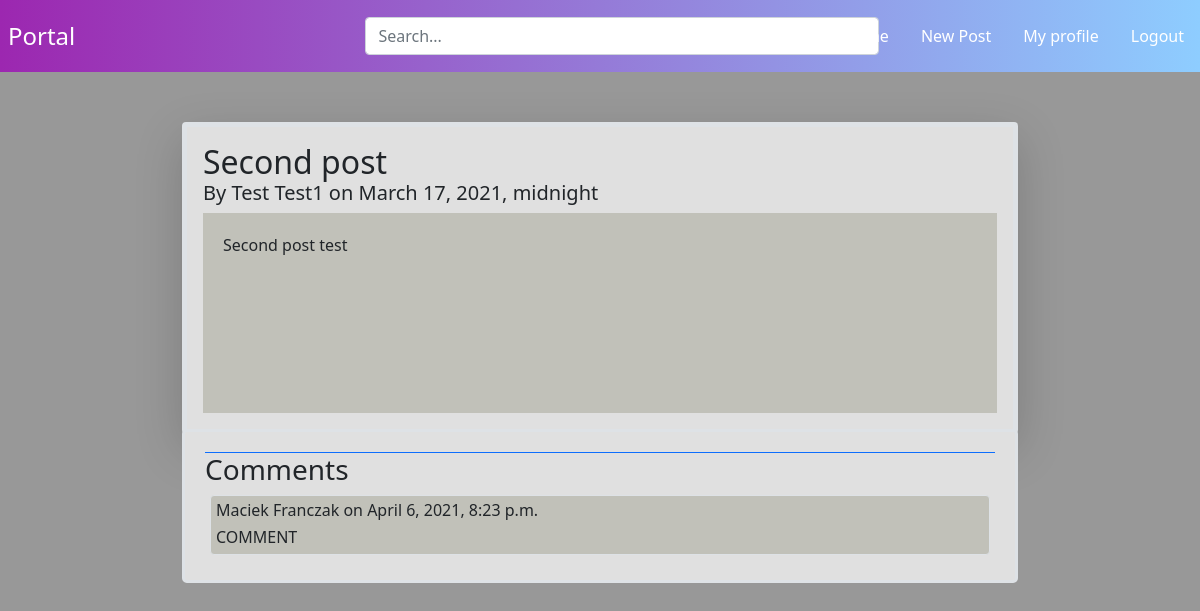
The app's page /post/2/ (signed in) with its own data.
### portal/models.py (models this page shows, shortened)
class Post(models.Model):
    title = models.CharField(max_length=100)
    content = models.TextField()
    date_posted = models.DateTimeField(default=timezone.now)
    author = models.ForeignKey(User, on_delete=models.CASCADE)

class Comment(models.Model):
    content = models.TextField()
    date_posted = models.DateTimeField(default=timezone.now)
    author = models.ForeignKey(User, on_delete=models.CASCADE)
    post = models.ForeignKey(Post, on_delete=models.CASCADE, related_name='comments')

### portal/views.py (the view)
# urls.py: path('post/<int:pk>/', login_required(PostDetailView.as_view()), name='post-detail'),
class PostDetailView(DetailView):
	model = Post

### portal/templates/portal/post_detail.html (shortened to what this page needs)
{% extends 'portal/wall.html' %}
{% block content %}
<div class="border border-5 rounded shadow-lg p-3" style="margin-top:50px;padding:20px;background-color:#E0E0E0;border-color:#E0E0E0;margin-bottom:-5px;">
  <div>
    <h2 style="display: inline;">{{ object.title }}</h2>
  </div>
  <h5>By <a class="text-dark" href="{% url 'profile' username=post.author %}">{{object.author.first_name}} {{object.author.last_name}}</a> on {{object.date_posted}}</h5>
  <div class="text">{{object.content}}</div>
</div>
<div class="border border-3 rounded-3" style="padding:20px;background-color:#E0E0E0;border-color:#E0E0E0;">
<div class="comments border-top border-primary">
  <h3>Comments</h3>
  {% for comment in post.comments.all %}
  <div class="border rounded" style="margin:5px;background-color:#C1C1B9;">
    <h6 class="" style="margin:5px;" ><a class="text-dark" href="{% url 'profile' username=comment.author %}">{{comment.author.first_name}} {{comment.author.last_name}}</a> on {{comment.date_posted}}</h6>
    <div class="" style="margin:5px;">
      {{comment.content}}
    </div>
  </div>
  {% endfor %}
</div>
</div>
{% endblock content %}

### portal/static/portal/base_style.css (style rules this page uses)
* { box-sizing: border-box; }
body { margin: 0; padding: 0; }
a:active, a:link { text-decoration: none; color: black; }
.text { height:200px; background-color: #C1C1B9; width: 100%; padding: 20px; }

### records on screen
Post: title "Second post", author.first_name "Test", author.last_name "Test1", date_posted "March 17, 2021, midnight", content "Second post test"
Comment: author.first_name "Maciek", author.last_name "Franczak", date_posted "April 6, 2021, 8:23 p.m.", content "COMMENT"
